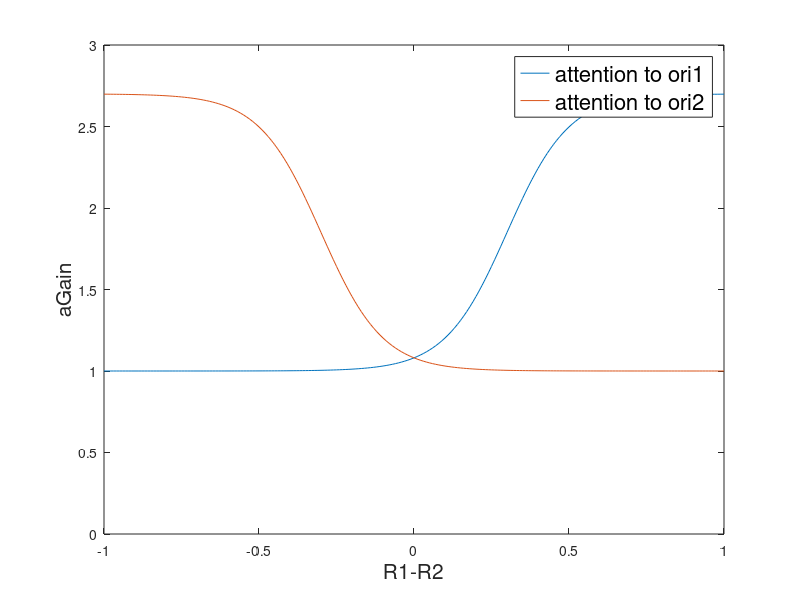

The MATLAB source for this figure:
aT            = .3;                     %Threshold of attention function
aR            = 10;                    %Slope of attention function
aM            = 1.7;
R1R2          = (-1:.01:1);

% attR1 = R1^n / (R1^n+R2^n)+sigma;
% attR2 = R2^n / (R1^n+R2^n)+sigma;

attR1  = 1+ aM ./ (1 + exp(-(R1R2-aT)*aR));
attR2  = 1+ aM ./ (1 + exp(-(fliplr(R1R2)-aT)*aR));

figure;
plot(R1R2,attR1); hold on
plot(R1R2,attR2);
%plot(R1R2, fliplr(attR1)); hold on
%plot(R1R2,ones(size(R1R2)),'--')
ylim([0 3])
xlim([-1 1])
xlabel('R1-R2','FontSize',15)
ylabel('aGain','FontSize',15)
legend({'attention to ori1','attention to ori2'},'FontSize',16)